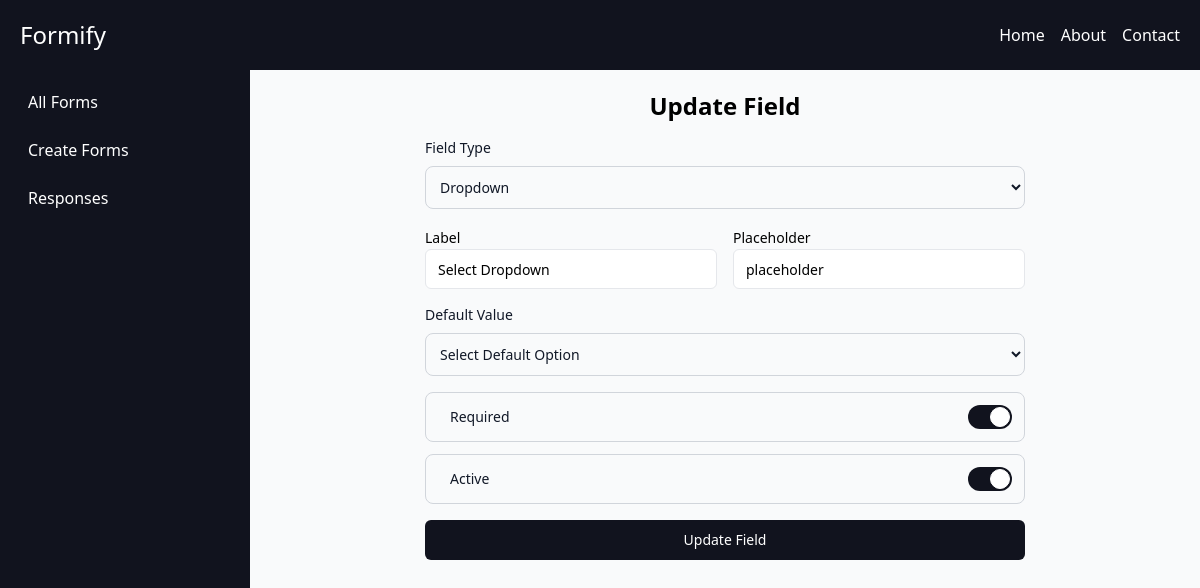
/aayush/formify/edit-form-field/1 (signed in), run on the app's committed database.
### tables this page shows
CREATE TABLE `fields` (
  `id` int(11) NOT NULL,
  `field_type` varchar(255) NOT NULL,
  `is_required` int(1) NOT NULL,
  `label` varchar(255) NOT NULL,
  `placeholder` varchar(255) NOT NULL,
  `form_id` varchar(255) NOT NULL,
  `is_active` varchar(1) NOT NULL,
  `default_value` varchar(255) NOT NULL,
  `options` text NOT NULL
);

### pages/edit-form-field.php (the view, shortened to what this page needs)
<?php
$sql = "SELECT * from fields where id = $field_id";
$res = mysqli_query($con, $sql);
$row = mysqli_fetch_assoc($res);
?>
<div>
    <div class="text-2xl font-semibold mx-auto w-max">Update Field</div>
    <div class="max-w-[600px] w-full mt-4 mx-auto">
        <form method="POST" class="grid gap-4">
            <div>
                <label for="field_type" class="block mb-2 text-sm font-medium text-gray-900">Field Type</label>
                <select onchange="handleFieldTypeChange(this)" id="field_type" name="field_type"
                    class="bg-gray-50 border border-gray-300 text-gray-900 text-sm rounded-lg focus:ring-blue-500 focus:border-blue-500 block w-full p-2.5">
                    <option value="dropdown" <?php echo  $row['field_type'] == 'dropdown' ? 'selected' : '' ?>>Dropdown
                    </option>
                </select>
            </div>
            <div class="grid grid-cols-2 gap-4">
                <div class="colspan-2 gap-2">
                    <label
                        class="text-sm font-medium leading-none peer-disabled:cursor-not-allowed peer-disabled:opacity-70"
                        for="label">Label</label>
                    <input type="label"
                        class="flex h-10 w-full rounded-md border border-input bg-background px-3 py-2 text-sm ring-offset-background file:border-0 file:bg-transparent file:text-sm file:font-medium file:text-foreground placeholder:text-muted-foreground focus-visible:outline-none focus-visible:ring-2 focus-visible:ring-ring focus-visible:ring-offset-2 disabled:cursor-not-allowed disabled:opacity-50"
                        id="label" name="label" value="<?php echo $row['label'] ?>" placeholder="Enter label" required>
                </div>
                <div class="colspan-2 gap-2">
                    <label
                        class="text-sm font-medium leading-none peer-disabled:cursor-not-allowed peer-disabled:opacity-70"
                        for="placeholder">Placeholder</label>
                    <input type="placeholder"
                        class="flex h-10 w-full rounded-md border border-input bg-background px-3 py-2 text-sm ring-offset-background file:border-0 file:bg-transparent file:text-sm file:font-medium file:text-foreground placeholder:text-muted-foreground focus-visible:outline-none focus-visible:ring-2 focus-visible:ring-ring focus-visible:ring-offset-2 disabled:cursor-not-allowed disabled:opacity-50"
                        id="placeholder" name="placeholder" value="<?php echo $row['placeholder'] ?>"
                        placeholder="Enter Placeholder" required>
                </div>
            </div>
            <div id="default_value_wrapper">
                <?php if (in_array($row['field_type'], ['dropdown', 'radio', 'checkbox'])) {
                ?>
                    <label for="default_value" class="block mb-2 text-sm font-medium text-gray-900">
                        Default Value</label>
                    <select id="default_value" name="default_value"
                        class="bg-gray-50 border border-gray-300 text-gray-900 text-sm rounded-lg focus:ring-blue-500 focus:border-blue-500 block w-full p-2.5"
                        placeholder="">
                        <option>
                            Select Default Option
                        </option>
                    </select>
                <?php
                } ?>
            </div>
            <div class="flex flex-col gap-3">
                <label
                    class="inline-flex items-center cursor-pointer justify-between border border-gray-300 rounded-lg p-3">
                    <span class="ms-3 text-sm font-medium text-gray-900">Required</span>
                    <div
                        class="relative w-11 h-6 bg-gray-200 peer-focus:outline-none peer-focus:ring-1 peer-focus:ring-blue-300 rounded-full peer peer-checked:after:translate-x-full  peer-checked:after:border-white after:content-[''] after:absolute after:top-[2px] after:start-[2px] after:bg-white after:border-gray-300 after:border after:rounded-full after:w-5 after:h-5 after:transition-all peer-checked:bg-[#11131e]">
                    </div>
                </label>
                <label
                    class="inline-flex items-center cursor-pointer justify-between border border-gray-300 rounded-lg p-3">
                    <span class="ms-3 text-sm font-medium text-gray-900">Active</span>
                    <div
                        class="relative w-11 h-6 bg-gray-200 peer-focus:outline-none peer-focus:ring-1 peer-focus:ring-blue-300 rounded-full peer peer-checked:after:translate-x-full  peer-checked:after:border-white after:content-[''] after:absolute after:top-[2px] after:start-[2px] after:bg-white after:border-gray-300 after:border after:rounded-full after:w-5 after:h-5 after:transition-all peer-checked:bg-[#11131e]">
                    </div>
                </label>
            </div>
            <button
                class="inline-flex items-center justify-center whitespace-nowrap rounded-md text-sm font-medium ring-offset-background transition-colors focus-visible:outline-none focus-visible:ring-2 focus-visible:ring-ring focus-visible:ring-offset-2 disabled:pointer-events-none disabled:opacity-50 bg-[#11131e] text-white hover:bg-[#11131e]/90 h-10 px-4 py-2 w-full"
                type="submit">Update Field</button>
        </form>
    </div>
</div>

### data on the page
fields: field_type "Dropdown", label "Select Dropdown", placeholder "placeholder"
